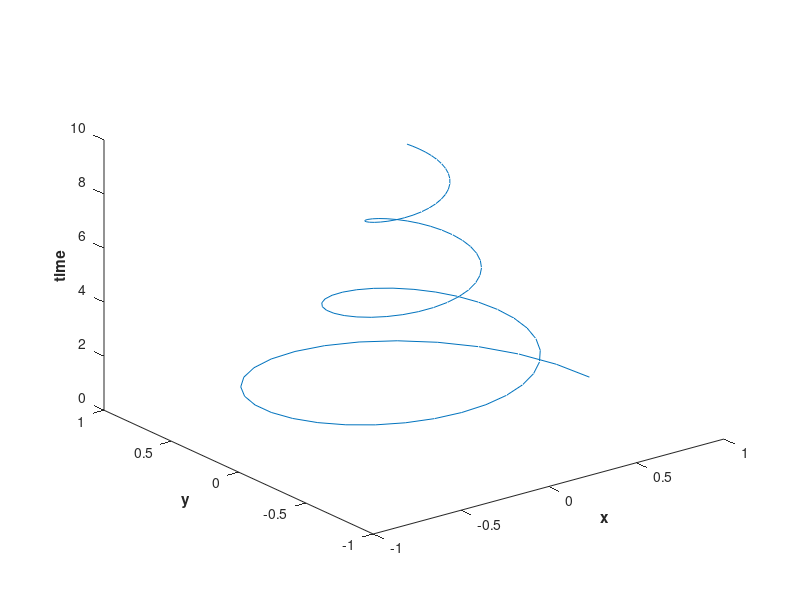

Reproduce this figure in MATLAB.
z=0:.1:10;
x=(exp(-.2*z)).*cos(2*z);
y=(exp(-.2*z )).*sin(2*z);
plot3(x,y,z)
xlabel('\bf x');
ylabel('\bf y');
zlabel('\bf time');